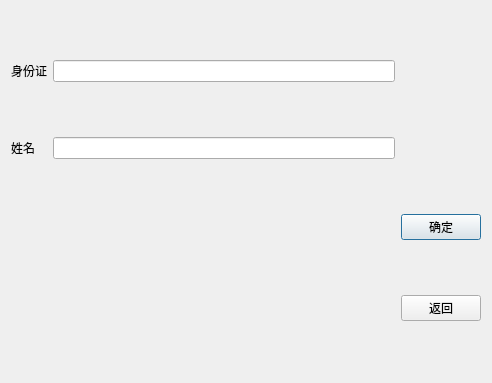
<?xml version="1.0" encoding="UTF-8"?>
<ui version="4.0">
 <class>tuipiao</class>
 <widget class="QDialog" name="tuipiao">
  <property name="geometry">
   <rect>
    <x>0</x>
    <y>0</y>
    <width>492</width>
    <height>383</height>
   </rect>
  </property>
  <property name="windowTitle">
   <string>Dialog</string>
  </property>
  <layout class="QGridLayout" name="gridLayout">
   <item row="0" column="0">
    <widget class="QLabel" name="label">
     <property name="text">
      <string>身份证</string>
     </property>
    </widget>
   </item>
   <item row="0" column="1">
    <widget class="QLineEdit" name="shenfenzheng"/>
   </item>
   <item row="1" column="0">
    <widget class="QLabel" name="label_2">
     <property name="text">
      <string>姓名</string>
     </property>
    </widget>
   </item>
   <item row="1" column="1">
    <widget class="QLineEdit" name="xingming"/>
   </item>
   <item row="2" column="2">
    <widget class="QPushButton" name="queding">
     <property name="text">
      <string>确定</string>
     </property>
    </widget>
   </item>
   <item row="3" column="2">
    <widget class="QPushButton" name="fanhui">
     <property name="text">
      <string>返回</string>
     </property>
    </widget>
   </item>
  </layout>
 </widget>
 <resources/>
 <connections/>
</ui>
